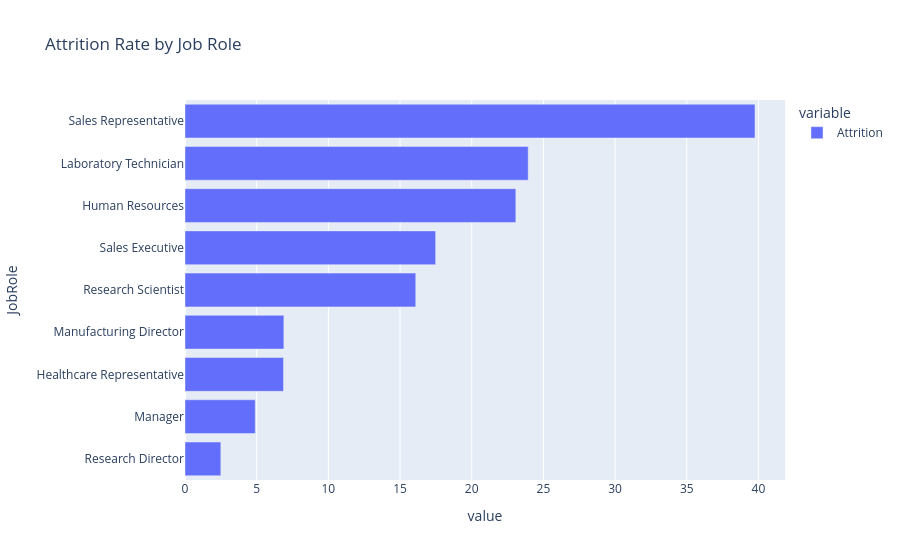

This figure's notebook cell:
### Code cell
fig = px.bar(
    jobrole_attrition,
    orientation="h",
    title="Attrition Rate by Job Role"
)

fig.show()

### Figure 1 — Plotly figure (JSON) as saved in the notebook; plotly's stock layout.template omitted (floating-point values rounded to 4 significant figures)
{"data": [{"hovertemplate": "variable=Attrition<br>value=%{x}<br>JobRole=%{y}<extra></extra>", "legendgroup": "Attrition", "marker": {"color": "#636efa", "pattern": {"shape": ""}}, "name": "Attrition", "orientation": "h", "showlegend": true, "textposition": "auto", "type": "bar", "x": [2.5, 4.902, 6.87, 6.897, 16.1, 17.48, 23.08, 23.94, 39.76], "xaxis": "x", "y": ["Research Director", "Manager", "Healthcare Representative", "Manufacturing Director", "Research Scientist", "Sales Executive", "Human Resources", "Laboratory Technician", "Sales Representative"], "yaxis": "y"}], "layout": {"barmode": "relative", "legend": {"title": {"text": "variable"}, "tracegroupgap": 0}, "title": {"text": "Attrition Rate by Job Role"}, "xaxis": {"anchor": "y", "domain": [0, 1], "title": {"text": "value"}}, "yaxis": {"anchor": "x", "domain": [0, 1], "title": {"text": "JobRole"}}}}
